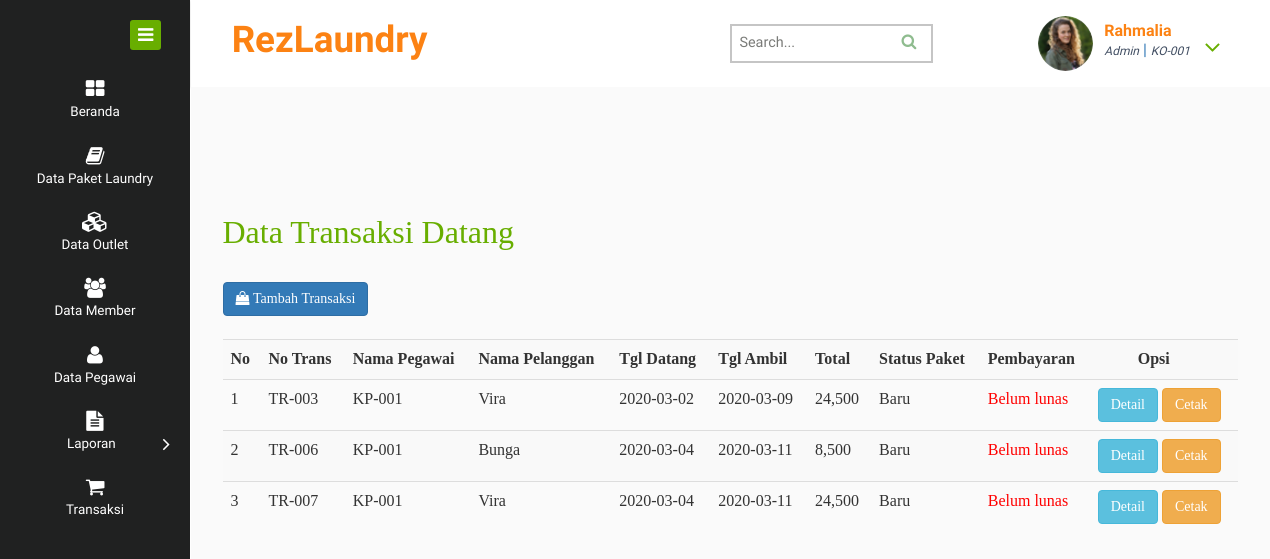
/transaksidtg.php (signed in), run on the app's committed database.
### tables this page shows
CREATE TABLE `pegawai` (
  `Kode_p` varchar(10) NOT NULL,
  `Kode_outlet` varchar(10) NOT NULL,
  `Nama_p` varchar(30) NOT NULL,
  `Username` varchar(20) NOT NULL,
  `Password` varchar(200) NOT NULL,
  `JK` enum('Laki-Laki','Perempuan') NOT NULL,
  `Alamat` varchar(50) NOT NULL,
  `No_tlp` varchar(13) NOT NULL,
  `Jabatan` varchar(15) NOT NULL,
  `Status` varchar(15) NOT NULL,
  `Foto` longblob NOT NULL
);

CREATE TABLE `transaksi` (
  `No_trans` varchar(10) NOT NULL,
  `Kode_p` varchar(10) NOT NULL,
  `Kode_outlet` varchar(10) NOT NULL,
  `Nama_pel` varchar(30) NOT NULL,
  `Tgl_dtg` date NOT NULL,
  `Batas_waktu` varchar(10) NOT NULL,
  `Tgl_ambil` date NOT NULL,
  `Biaya_tambahan` int(11) NOT NULL,
  `Diskon` int(11) NOT NULL,
  `Pajak` int(11) NOT NULL,
  `Total` int(11) NOT NULL,
  `Status_p` enum('Baru','Proses','Selesai','Diambil') NOT NULL,
  `Pembayaran` enum('Lunas','Belum lunas') NOT NULL
);

### transaksidtg.php (the view, shortened to what this page needs)
<!DOCTYPE HTML>
<html>
<head>
<link href="css/bootstrap.css" rel="stylesheet" type="text/css" media="all">
<link href="css/style.css" rel="stylesheet" type="text/css" media="all"/>
<link href="css/font-awesome.css" rel="stylesheet">
</head>
<body>
<div class="page-container">
   <div class="left-content">
	   <div class="mother-grid-inner">
				<div class="header-main">
					<div class="header-left">
							<div class="logo-name">
									 <a href="index.html"> <h1>RezLaundry</h1></a>
							</div>
							<div class="clearfix"> </div>
						 </div>
						 <div class="header-right">
								<div class="search-box">
                  <form>
                    <input type="text" name="cari" placeholder="Search..." required=""> <font color="#8FBC8F"><i class="fa fa-search"></i></font>
                  </form>
                </div>
              <?php
                    include 'koneksi.php';
                    $user = $_SESSION['Username'];
                    $query = mysqli_query($koneksi, "SELECT Foto FROM pegawai WHERE Username='$user'");
                    while ($data = mysqli_fetch_array($query)) {
                    ?>
							<div class="profile_details">
								<ul>
									<li class="dropdown profile_details_drop">
										<a href="#" class="dropdown-toggle" data-toggle="dropdown" aria-expanded="false">
											<div class="profile_img">
												<span class="prfil-img"><?php echo "<img src='images/$data[Foto]' width='55' height='55' class='img-circle'/> ";?> </span>
												<div class="user-name">
													<p><?php echo $_SESSION['Username']; ?></p>
                                      <span><?php echo $_SESSION['Jabatan']; ?></span> |
            <?php
            include 'koneksi.php';
            $user = $_SESSION['Username'];
            $query=mysqli_query($koneksi,"SELECT Kode_outlet FROM pegawai WHERE Username='$user'");
            while ($d = mysqli_fetch_array($query)) {
              ?>
              <tr>
                <span><?php echo $d['Kode_outlet'];?></span>
              </tr>
              <?php } ?>
												</div>
												<i class="fa fa-angle-down lnr"></i>
												<div class="clearfix"></div>
											</div>
										</a>
                    <?php } ?>
									</li>
								</ul>
							</div>
							<div class="clearfix"> </div>
						</div>
				     <div class="clearfix"> </div>
				</div>
<font face="Cambria Math">
<div class="inner-block">
    <div class="blank">
    <h2><font face="Cambria Math">Data Transaksi Datang</font></h2>
<div class="card">
 <button type="submit" class="btn btn-primary " data-toggle="modal" data-target="#myModal"></span><i class="fa fa-shopping-bag">    Tambah Transaksi</i></button>
     <?php
    include 'koneksi.php';
    $user = $_SESSION['Username'];
    $data = mysqli_query($koneksi,"SELECT * FROM `paket` INNER JOIN pegawai ON paket.Kode_outlet=pegawai.Kode_outlet WHERE pegawai.Username='$user'");
      ?>
  </div>
  <br>
  <div class="col-md-13">
 <table class="table table-striped">
                  <tr>
                      <th>No</th>
                      <th>No Trans</th>
                      <th>Nama Pegawai</th>
                      <th>Nama Pelanggan</th>
                      <th>Tgl Datang</th>
                      <th>Tgl Ambil</th>
                      <th>Total</th>
                      <th>Status Paket</th>
                      <th>Pembayaran</th>
                      <th>&nbsp &nbsp &nbsp &nbsp &nbsp Opsi</th>
                  </tr>
                  <?php
    include 'koneksi.php';
    if (isset($_GET['cari'])) {
       $cari = $_GET['cari'];
       $data = mysqli_query($koneksi, "SELECT * FROM transaksi where Nama_pel like '%$cari%' or No_trans like '%$cari%'");
     } else {
       $data = mysqli_query($koneksi, "SELECT * FROM `transaksi` WHERE Status_p='Baru' OR Status_p='Proses' OR Status_p='Selesai'");
     }
    $nomer=1;
    while($d = mysqli_fetch_array($data)){
      ?>
      <tr>
        <td><?php echo $nomer++; ?></td>
        <td><?php echo $d['No_trans']; ?></td>
        <td><?php echo $d['Kode_p']; ?></td>
        <td><?php echo $d['Nama_pel']; ?></td>
        <td><?php echo $d['Tgl_dtg']; ?></td>
        <td><?php echo $d['Tgl_ambil']; ?></td>
        <td><?php echo number_format($d['Total']); ?></td>
        <td><?php echo $d['Status_p']; ?></td>
         <td>
        <?php if ($d['Pembayaran']=='Lunas') { ?>
         <font color="green">Lunas</font>
        <?php }  else if ($d['Pembayaran']=='Belum lunas') {?>
          <font color="red">Belum lunas</font>
        <?php } ?>
        </td>
        <td>
        <a href="detail.php?No_trans=<?php echo $d['No_trans']; ?>" class="btn btn-info">Detail</a>
        <button type="submit" name="cetak" class="btn btn-warning" onclick="window.open('cetak.php?No_trans=<?php echo $d['No_trans']; ?>&Username=<?php echo $_SESSION['Username']; ?>','mywindow', 'width=450px, height=700px')"> Cetak</button>
        </td>
      </tr>
       <?php
     }
     ?>
      </table>
      </div>
</div>
</div>
</div>
</div>
    <div class="sidebar-menu">
		  	<div class="logo"> <a href="#" class="sidebar-icon"> <span class="fa fa-bars"></span> </a>  </div>
		    <div class="menu">
		      <ul id="menu" >
		        <li id="menu-home" ><a href="index.php"><i class="fa fa-th-large"></i><span>Beranda</span></a>
		        </li>
		        <li id="menu-comunicacao" ><a href="dtpaket.php"><i class="fa fa-book nav_icon"></i><span>Data Paket Laundry</span></a>
		        </li>
            <li><a href="dtoutlet.php"><i class="fa fa-cubes"></i><span>Data Outlet</span></a></li>
		        <li><a href="member.php"><i class="fa fa-group"></i><span>Data Member</span></a></li>
		        <li><a href="pegawai.php"><i class="fa fa-user"></i><span>Data Pegawai</span></a></li>
		        <li id="menu-academico" ><a href="#"><i class="fa fa-file-text"></i><span>Laporan</span><span class="fa fa-angle-right" style="float: right"></span></a>
		        </li>
		         <li><a href="transaksidtg.php"><i class="fa fa-shopping-cart"></i><span>Transaksi</span></a>
            </li>
		      </ul>
		    </div>
	 </div>
</div>
</body>
</html>

### data on the page
pegawai: Foto (picture), Kode_outlet "KO-001"
transaksi: No_trans "TR-003", Kode_p "KP-001", Nama_pel "Vira", Tgl_dtg "2020-03-02", Tgl_ambil "2020-03-09", Total "24,500", Status_p "Baru", Pembayaran "Belum lunas"
transaksi: No_trans "TR-006", Kode_p "KP-001", Nama_pel "Bunga", Tgl_dtg "2020-03-04", Tgl_ambil "2020-03-11", Total "8,500", Status_p "Baru", Pembayaran "Belum lunas"
transaksi: No_trans "TR-007", Kode_p "KP-001", Nama_pel "Vira", Tgl_dtg "2020-03-04", Tgl_ambil "2020-03-11", Total "24,500", Status_p "Baru", Pembayaran "Belum lunas"
